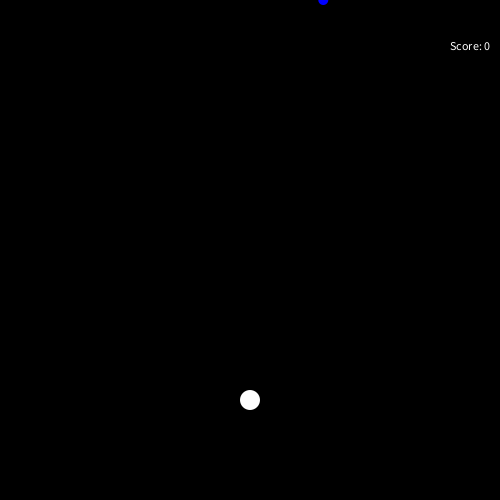
Frame 1 (no input)
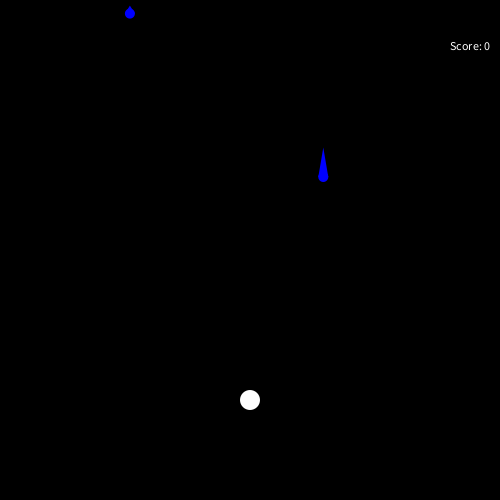
Frame 60 (the mouse pressed at the canvas centre just before this capture)
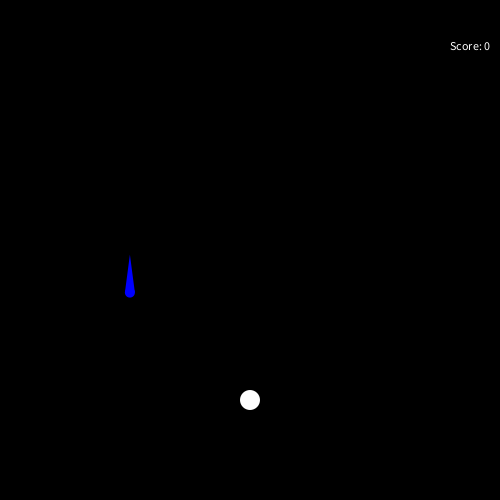
Frame 120 (the mouse held since frame 60 and released just before this capture)

The Processing sketch that drew these frames (run headless with seeded random() and noise(); from frame 60 on, the mouse is pressed at the canvas centre):

// Processing sketch: raindrops_game
// ── raindrops_game.pde
Raindrop[] r;

Catcher c;
int wut = 0;
int time = 2000;
int score;
int Time = 2000;
void setup()
{
  size(500, 500);
  r = new Raindrop[1];
  c = new Catcher();
  r[0] = new Raindrop();
}
void draw()
{
  background(0);
  for (int i = 0; i < r.length; i++)
  {
    r[i].display();
    r[i].move();
    r[i].checkCatcher(c);
  }
  if (millis() >= time)
  {
    r = (Raindrop[]) append(r, new Raindrop());  
    time+=Time;
  }
  c.move();
  c.display();
  fill(255);
  text("Score: " + score, 450, 50);
}


// ── catcher_class.pde
class Catcher
{
  PVector loc;
  PVector vel;
  PVector acc;
  int d;
  Catcher()
  {
    loc = new PVector(width/2, 400);
    acc = new PVector(0, 0);
    vel = new PVector(0, 0);
    d = 20;
  }
  void display()
  {
    fill(255);
    ellipse(loc.x, loc.y, d, d);
  }
  void move()
  {
    if (keyPressed && keyCode == LEFT)
    {
      acc.set(-0.1, 0);
    }
    else if (keyPressed && keyCode == RIGHT)
    {
      acc.set(0.1, 0);
    }
    else
    {
      acc.set(0, 0);
    }
    if (loc.x >= width-(d/2) || loc.x <= d/2 )
    {
      vel.x = 0;
      acc.x = 0;
      if (loc.x >= width-(d/2))
      {
        loc.x --;
      }
      else
      {
        loc.x++;
      }
    }
    vel.add(acc);
    loc.add(vel);
  }
}


// ── raindrop_class.pde
class Raindrop
{
  PVector loc;
  PVector vel;
  PVector acc;
  int d;
  boolean caught;
  Raindrop()
  {
    loc = new PVector(random(width), d/2);
    vel = new PVector(0, 0);
    acc = new PVector(0, .01);
    d = 10;
    caught = false;
  }
  void display()
  {
    fill(0, 0, 255);

    noStroke();
    ellipse(loc.x, loc.y, d, d);
    triangle(loc.x-d/2, loc.y, loc.x+d/2, loc.y, loc.x, loc.y-(vel.y*5));
  }
  void move()
  {
    if (!caught)
    {
      acc.set(0, 0.1);
      vel.add(acc);
      loc.add(vel);
    }
    else
    {
      acc.set(0,0);
      vel.set(0,0);
      loc.y = -100;
    }
  }
  void checkCatcher(Catcher catcher)
  {
    if (dist(loc.x, loc.y, catcher.loc.x, catcher.loc.y) <= (d/2)+(catcher.d/2))
    {
      caught = true;
      score++;
      Time-=100;
    }
  }
}
